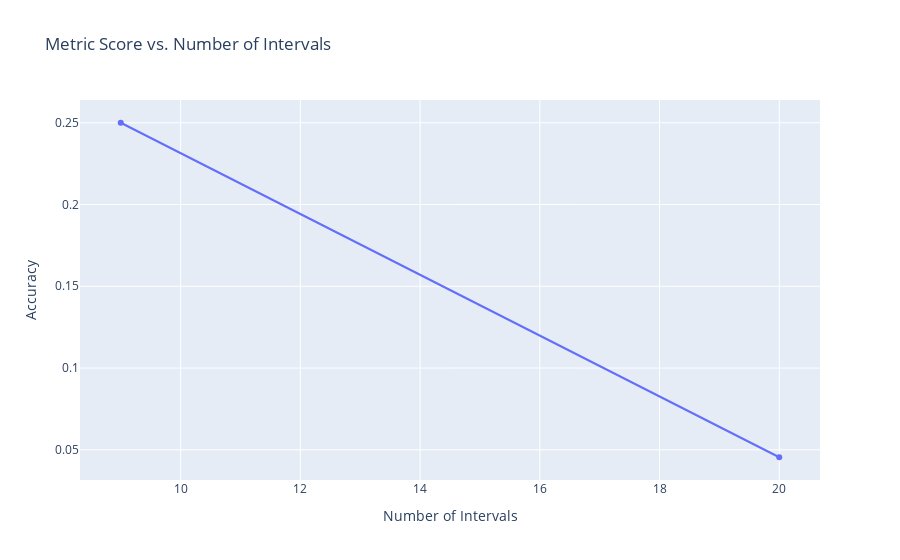

The notebook cell this image was saved under:
### Code cell
testing_intervals(
    model_name="xgboost_classifier",
    model_class=PriceClassifierXGBoostModel,
    hyperparameters_class=PriceClassifierXGBoostModelHyperparams,
    metric=MetricEnum.ACCURACY,
    intervals_functions=functions,
    gpu_mode=False,
    const_params={
        "learning_rate": 0.12921360029190918,
        "reg_alpha": 8.440813134554679,
        "reg_lambda": 6.254500283477481,
        "max_depth": 15,
        "n_estimators": 486,
        "min_child_weight": 6,
        "gamma": 0.6304338645485753,
        "subsample": 0.8040953946703557,
        "colsample_bytree": 0.9651088241133051,
        "max_delta_step": 4.410373590930435,
        "colsample_bynode": 0.8065733591903823,
        "colsample_bylevel": 0.7476323660748343
    },
)

### Figure 1 — Plotly figure (JSON) as saved in the notebook; plotly's stock layout.template omitted (floating-point values rounded to 4 significant figures)
{"data": [{"hovertemplate": "Number of Intervals=%{x}<br>Accuracy=%{y}<extra></extra>", "legendgroup": "", "marker": {"color": "#636efa", "symbol": "circle"}, "mode": "markers+lines", "name": "", "orientation": "v", "showlegend": false, "type": "scatter", "x": [9, 20], "xaxis": "x", "y": [0.25, 0.04545], "yaxis": "y"}], "layout": {"legend": {"tracegroupgap": 0}, "title": {"text": "Metric Score vs. Number of Intervals"}, "xaxis": {"anchor": "y", "domain": [0, 1], "title": {"text": "Number of Intervals"}}, "yaxis": {"anchor": "x", "domain": [0, 1], "title": {"text": "Accuracy"}}}}
